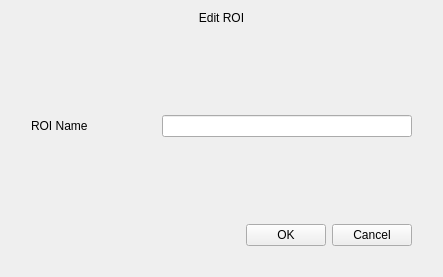
<?xml version="1.0" encoding="UTF-8"?>
<ui version="4.0">
 <class>AnprRoiEdit</class>
 <widget class="QWidget" name="AnprRoiEdit">
  <property name="geometry">
   <rect>
    <x>0</x>
    <y>0</y>
    <width>443</width>
    <height>277</height>
   </rect>
  </property>
  <property name="windowTitle">
   <string>Dialog</string>
  </property>
  <layout class="QGridLayout" name="gridLayout">
   <property name="spacing">
    <number>0</number>
   </property>
   <item row="0" column="0">
    <widget class="QLabel" name="label_title">
     <property name="text">
      <string>Edit ROI</string>
     </property>
     <property name="alignment">
      <set>Qt::AlignCenter</set>
     </property>
    </widget>
   </item>
   <item row="1" column="0">
    <widget class="QWidget" name="widget_background" native="true">
     <property name="sizePolicy">
      <sizepolicy hsizetype="Preferred" vsizetype="Expanding">
       <horstretch>0</horstretch>
       <verstretch>0</verstretch>
      </sizepolicy>
     </property>
     <property name="focusPolicy">
      <enum>Qt::StrongFocus</enum>
     </property>
     <layout class="QVBoxLayout" name="verticalLayout_2">
      <property name="leftMargin">
       <number>20</number>
      </property>
      <property name="rightMargin">
       <number>20</number>
      </property>
      <property name="bottomMargin">
       <number>20</number>
      </property>
      <item>
       <spacer name="verticalSpacer_2">
        <property name="orientation">
         <enum>Qt::Vertical</enum>
        </property>
        <property name="sizeHint" stdset="0">
         <size>
          <width>20</width>
          <height>40</height>
         </size>
        </property>
       </spacer>
      </item>
      <item>
       <layout class="QHBoxLayout" name="horizontalLayout">
        <item>
         <widget class="QLabel" name="label_name">
          <property name="sizePolicy">
           <sizepolicy hsizetype="Preferred" vsizetype="Preferred">
            <horstretch>1</horstretch>
            <verstretch>0</verstretch>
           </sizepolicy>
          </property>
          <property name="text">
           <string>ROI Name</string>
          </property>
         </widget>
        </item>
        <item>
         <widget class="MyLineEdit" name="lineEdit_name">
          <property name="sizePolicy">
           <sizepolicy hsizetype="Expanding" vsizetype="Fixed">
            <horstretch>2</horstretch>
            <verstretch>0</verstretch>
           </sizepolicy>
          </property>
          <property name="maxLength">
           <number>32</number>
          </property>
         </widget>
        </item>
       </layout>
      </item>
      <item>
       <spacer name="verticalSpacer">
        <property name="orientation">
         <enum>Qt::Vertical</enum>
        </property>
        <property name="sizeHint" stdset="0">
         <size>
          <width>20</width>
          <height>59</height>
         </size>
        </property>
       </spacer>
      </item>
      <item>
       <layout class="QHBoxLayout" name="horizontalLayout_2">
        <item>
         <spacer name="horizontalSpacer">
          <property name="orientation">
           <enum>Qt::Horizontal</enum>
          </property>
          <property name="sizeHint" stdset="0">
           <size>
            <width>40</width>
            <height>20</height>
           </size>
          </property>
         </spacer>
        </item>
        <item>
         <widget class="QPushButton" name="pushButton_ok">
          <property name="text">
           <string>OK</string>
          </property>
         </widget>
        </item>
        <item>
         <widget class="QPushButton" name="pushButton_cancel">
          <property name="text">
           <string>Cancel</string>
          </property>
         </widget>
        </item>
       </layout>
      </item>
     </layout>
    </widget>
   </item>
  </layout>
 </widget>
 <customwidgets>
  <customwidget>
   <class>MyLineEdit</class>
   <extends>QLineEdit</extends>
   <header>mylineedit.h</header>
  </customwidget>
 </customwidgets>
 <resources/>
 <connections/>
</ui>
